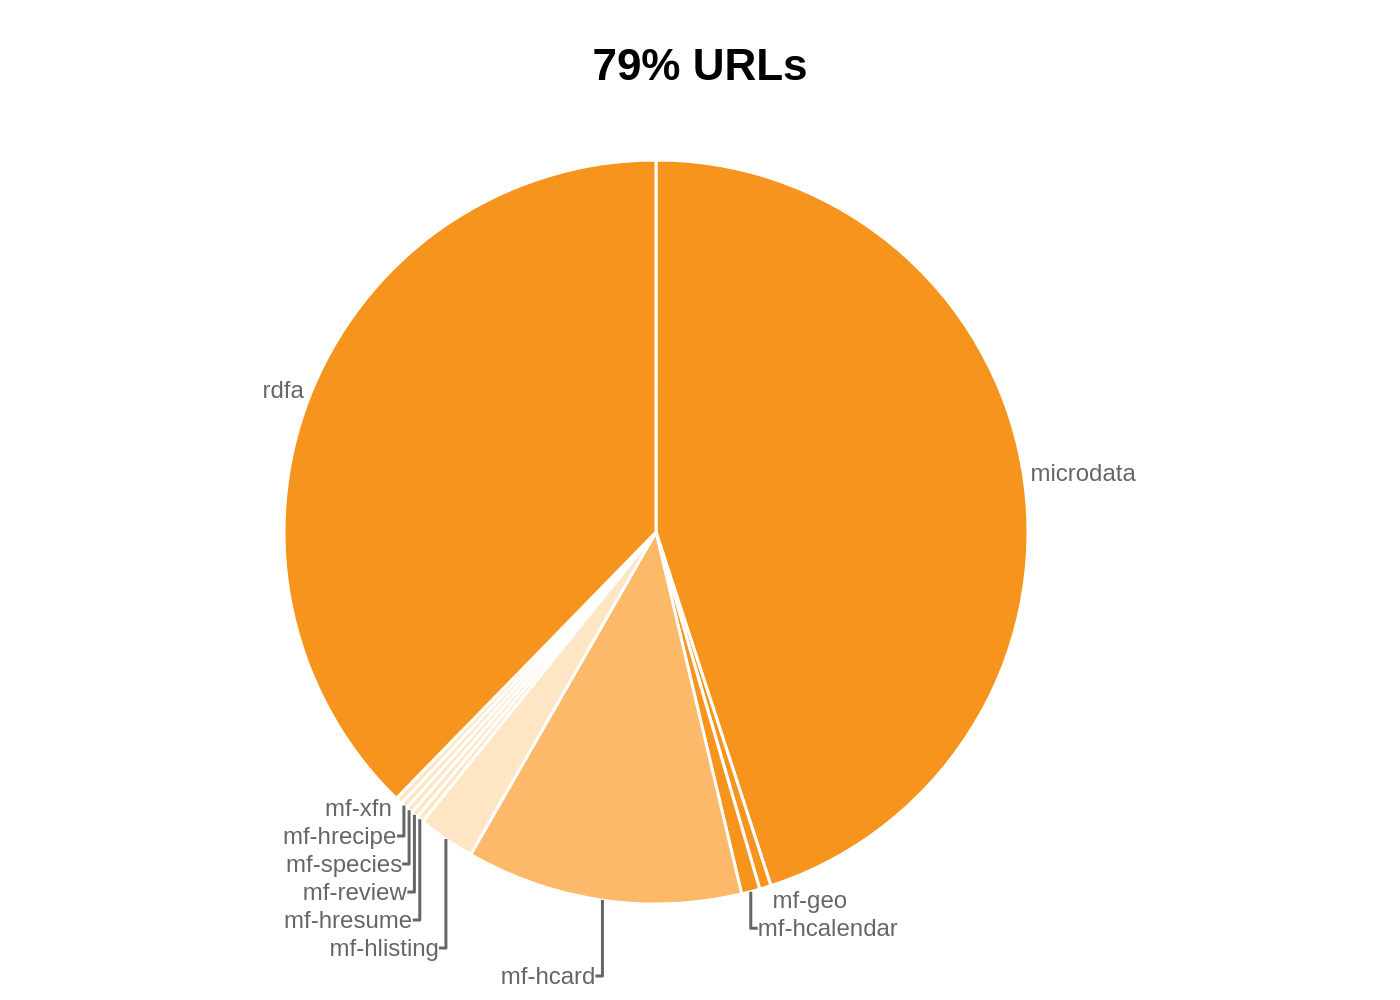

This chart was generated by the following Python code:
import sys
import json
import pathlib
import plotly.graph_objects as go

if len(sys.argv) != 2:
    print(f"Usage: python {sys.argv[0]} <json_file_path>")
    sys.exit(1)

json_path = pathlib.Path(sys.argv[1])
if not json_path.is_file():
    print(f"Error: JSON file not found at '{json_path}'")
    sys.exit(1)

with open(json_path, 'r', encoding='utf-8') as f:
    chart_json = json.load(f)

chart_data = chart_json['chart_data']
texts = chart_json['texts']
colors = chart_json['colors']

labels = [d['label'] for d in chart_data]
values = [d['value'] for d in chart_data]

fig = go.Figure()

fig.add_trace(go.Pie(
    labels=labels,
    values=values,
    marker=dict(colors=colors, line=dict(color='white', width=1.5)),
    sort=False,
    direction='clockwise',
    textinfo='label',
    textposition='outside',
    outsidetextfont=dict(color='#666666', size=12),
    hoverinfo='label+percent',
    automargin=True
))

fig.update_layout(
    title_text=f"<b>{texts['title']}</b>" if texts.get('title') else None,
    title_x=0.5,
    title_font=dict(size=22, family="Arial", color='black'),
    font=dict(family="Arial"),
    showlegend=False,
    paper_bgcolor='white',
    plot_bgcolor='white',
    margin=dict(t=80, b=40, l=40, r=40)
)

output_filename = json_path.with_suffix(".png").name
fig.write_image(output_filename, scale=2)
print(f"Chart saved to {output_filename}")
